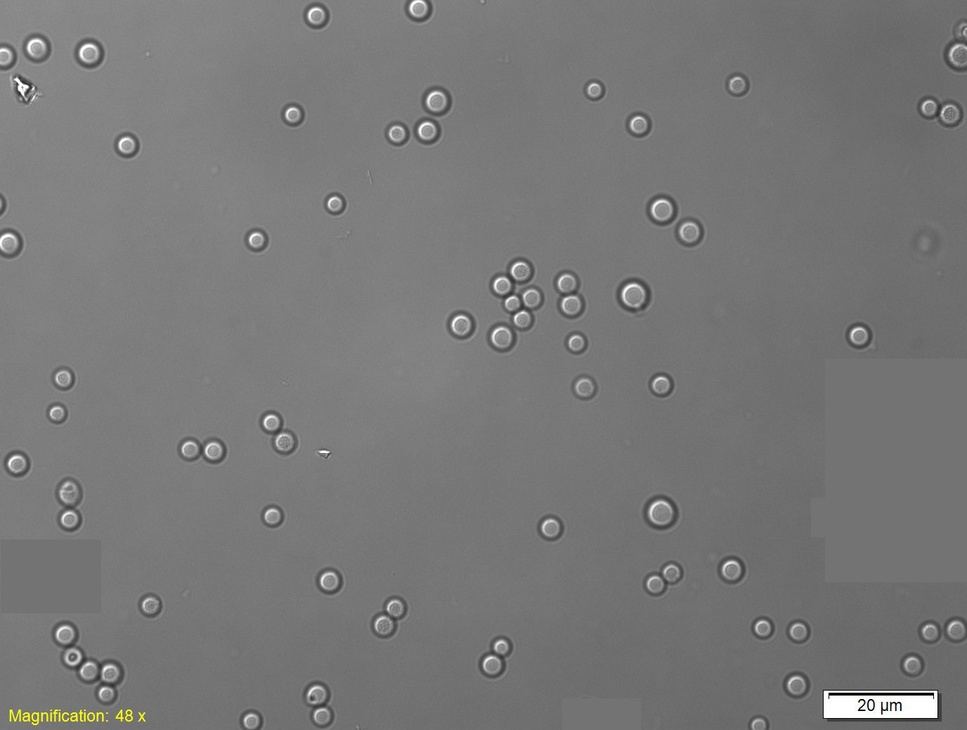
%> input picture Image_1373.jpg, 967 x 730 px, shrunk from 1376 x 1038 before the run
$ octave data.m   (GNU Octave 9; MATLAB toolbox functions it lacks are replaced by stand-ins)
%> lines starting %> are read from the running program, lines starting %| are printed output that depends on the picture
close all; clear all; clc; clf;

A = imread('Image_1373.jpg');
%> A is the input picture: size 730x967x3 uint8; mean R, G, B 119.8, 119.8, 119.6
B = imread('Image_1374.jpg');
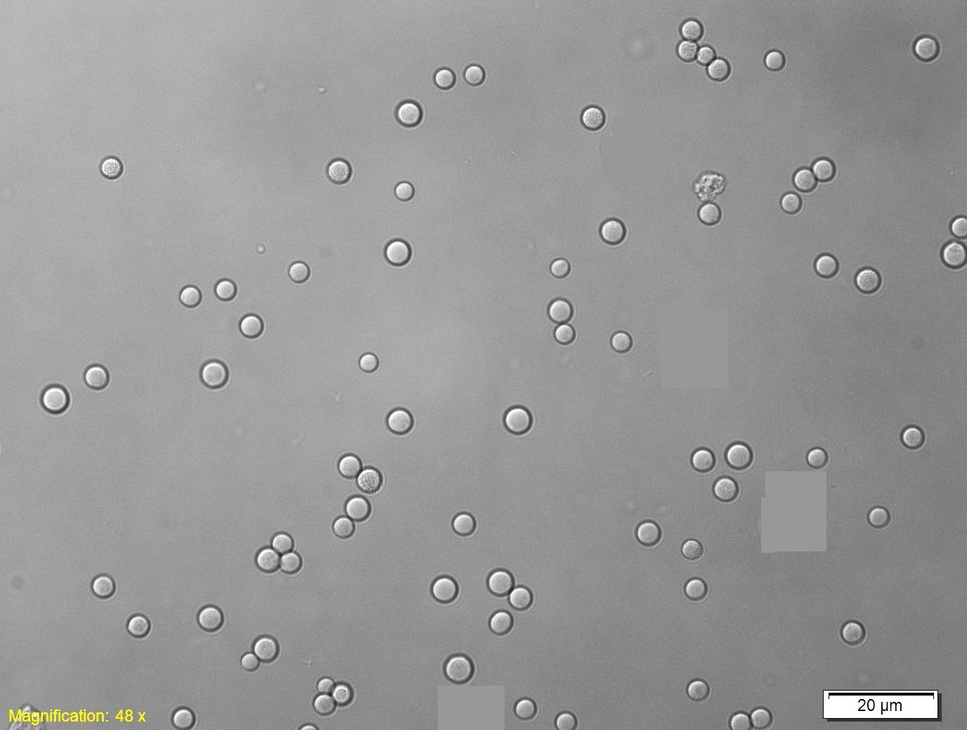
%> input picture Image_1374.jpg, 967 x 730 px, shrunk from 1376 x 1038 before the run
%> B is the input picture: size 730x967x3 uint8; mean R, G, B 151.5, 151.4, 151.2
C = imread('Image_1375.jpg');
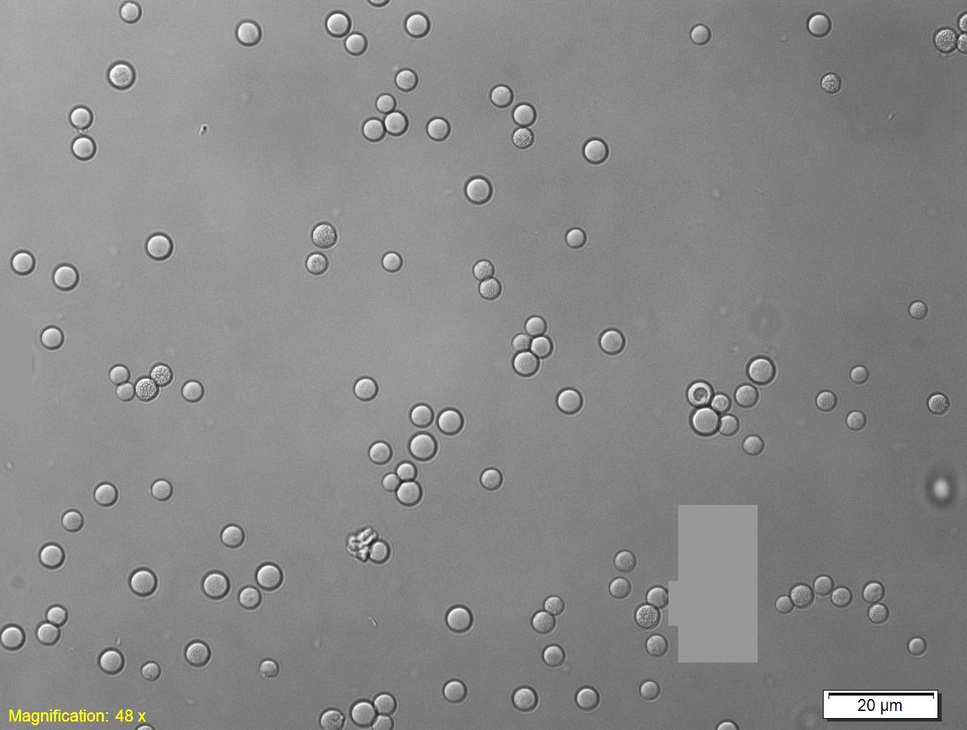
%> input picture Image_1375.jpg, 967 x 730 px, shrunk from 1376 x 1038 before the run
%> C is the input picture: size 730x967x3 uint8; mean R, G, B 136.3, 136.3, 136.1

imshow(C)

[centers, radiiA, metric] = imfindcircles(A,[5 15]);
%> centers = 72 rows, first 12: [660.6 512.6; 662 210.2; 633.5 295.3; 89.38 53.62; 436.7 101.5; 461.4 325.4; 501.6 337.4; 36.5 48; 427.5 131.3; 65.5 634.7; 731.5 569.9; 859.4 336.2]; radiiA = 72 values, max 11.86 at index 1, min 5.34 at index 72, mean 8.55; metric = 72 values, max 0.714 at index 1, min 0.122 at index 72, mean 0.48
[centers, radiiB, metric] = imfindcircles(B,[5 15]);
%> centers = 77 rows, first 12: [55.29 399.5; 517.7 420.5; 409.4 113.6; 397.7 252.5; 458.8 669.2; 214.4 374.4; 444.6 589.6; 954.8 254.8; 400 421.5; 103.1 586.4; 265.6 648.8; 738.5 455.7]; radiiB = 77 values, max 12.98 at index 77, min 5.41 at index 75, mean 9.34; metric = 77 values, max 0.7 at index 1, min 0.0299 at index 77, mean 0.476
[centers, radiiC, metric] = imfindcircles(C,[5 15]);
%> centers = 107 rows, first 12: [121.5 75.71; 159.1 246.5; 65.53 277.1; 337.9 24.47; 12.4 637.4; 215.7 585.1; 143.1 582.4; 417.2 24.76; 268.9 576.6; 422.5 446.5; 51.76 555.8; 700 394]; radiiC = 107 values, max 12.65 at index 14, min 5.82 at index 106, mean 9.3; metric = 107 values, max 0.627 at index 1, min 0.122 at index 107, mean 0.422

radii = [radiiA(); radiiB(); radiiC()];
%> radii = 256 values, max 12.98 at index 149, min 5.34 at index 72, mean 9.1

ratio = 20 / 147.67; % um / pixel

viscircles(centers, radiiC,'EdgeColor','b');
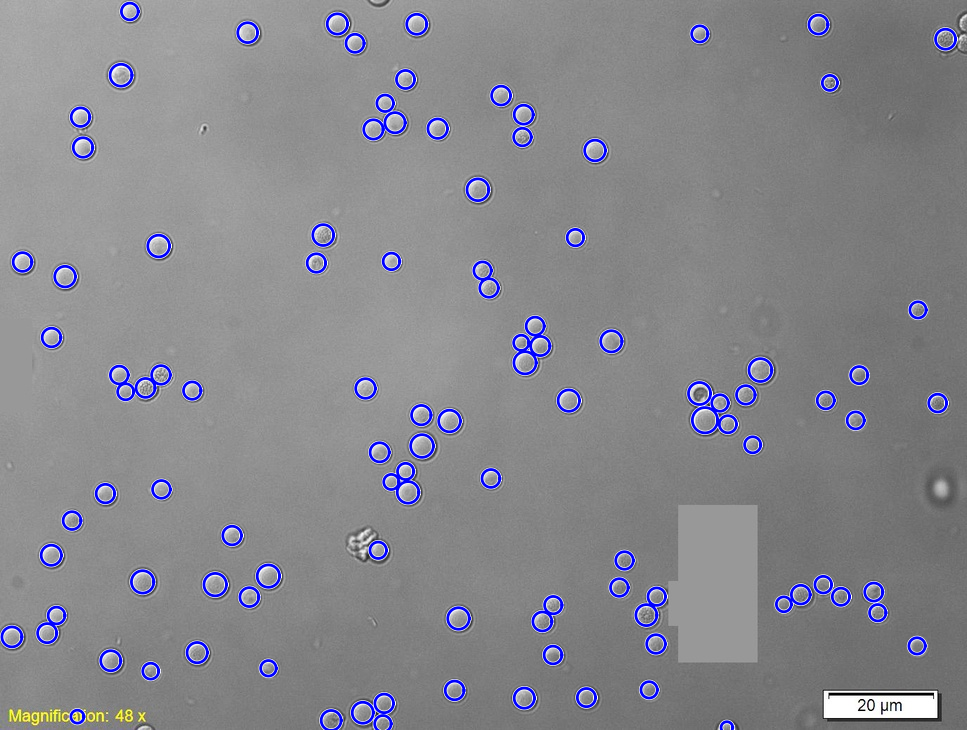
%> figure redrawn from the program's plot data
saveas(gcf, 'circles.png');

figure

hist(radii*ratio, 0.9:0.1:2.1)
set(get(gca,'child'),'FaceColor',[0.4 0.4 1],'EdgeColor','k');
title('Histogram of silica particle sizes')
ylabel('Particles')
xlabel('Radius [\mum]')
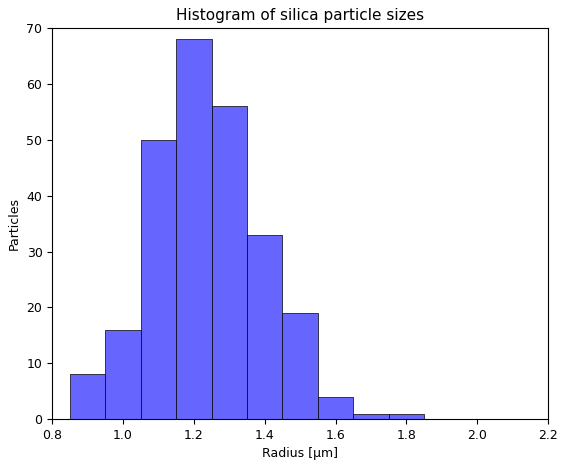
%> figure redrawn from the program's plot data; tallest bar 68 high, from x = 1.15 to 1.25
saveas(gcf, 'histogram.eps','epsc');

length(radii)
%> ans = 256
